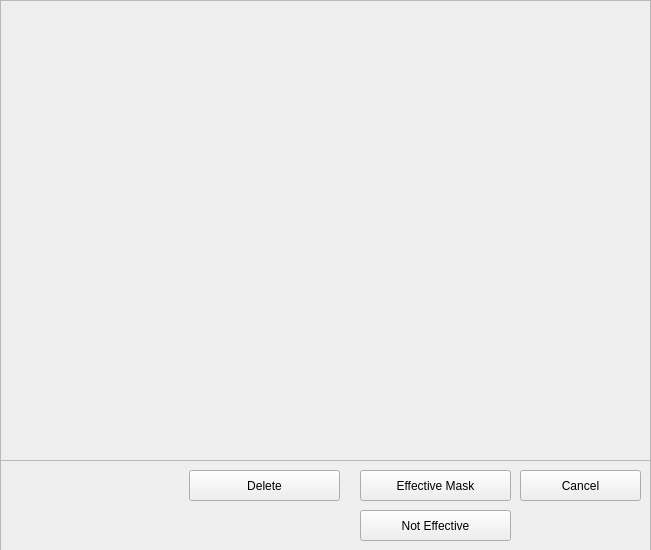
<?xml version="1.0" encoding="UTF-8"?>
<ui version="4.0">
 <class>SelectLibraryInMaskForm</class>
 <widget class="QWidget" name="SelectLibraryInMaskForm">
  <property name="geometry">
   <rect>
    <x>0</x>
    <y>0</y>
    <width>651</width>
    <height>550</height>
   </rect>
  </property>
  <property name="windowTitle">
   <string>Form</string>
  </property>
  <widget class="QFrame" name="frame">
   <property name="geometry">
    <rect>
     <x>0</x>
     <y>460</y>
     <width>651</width>
     <height>91</height>
    </rect>
   </property>
   <property name="frameShape">
    <enum>QFrame::StyledPanel</enum>
   </property>
   <property name="frameShadow">
    <enum>QFrame::Raised</enum>
   </property>
   <widget class="QPushButton" name="ButtonNotEffective">
    <property name="geometry">
     <rect>
      <x>360</x>
      <y>50</y>
      <width>151</width>
      <height>31</height>
     </rect>
    </property>
    <property name="text">
     <string>Not Effective</string>
    </property>
    <property name="icon">
     <iconset resource="SelectLibraryInMask.qrc">
      <normaloff>:/Qtres/EffectNG.png</normaloff>:/Qtres/EffectNG.png</iconset>
    </property>
   </widget>
   <widget class="QPushButton" name="ButtonEffective">
    <property name="geometry">
     <rect>
      <x>360</x>
      <y>10</y>
      <width>151</width>
      <height>31</height>
     </rect>
    </property>
    <property name="text">
     <string>Effective Mask</string>
    </property>
    <property name="icon">
     <iconset resource="SelectLibraryInMask.qrc">
      <normaloff>:/Qtres/Effect.png</normaloff>:/Qtres/Effect.png</iconset>
    </property>
   </widget>
   <widget class="QPushButton" name="ButtonCancel">
    <property name="geometry">
     <rect>
      <x>520</x>
      <y>10</y>
      <width>121</width>
      <height>31</height>
     </rect>
    </property>
    <property name="text">
     <string>Cancel</string>
    </property>
    <property name="icon">
     <iconset resource="SelectLibraryInMask.qrc">
      <normaloff>:/Qtres/Cancel.png</normaloff>:/Qtres/Cancel.png</iconset>
    </property>
   </widget>
   <widget class="QPushButton" name="pushButtonDelete">
    <property name="geometry">
     <rect>
      <x>189</x>
      <y>10</y>
      <width>151</width>
      <height>31</height>
     </rect>
    </property>
    <property name="text">
     <string>Delete</string>
    </property>
   </widget>
  </widget>
  <widget class="QFrame" name="frameLibrary">
   <property name="geometry">
    <rect>
     <x>0</x>
     <y>0</y>
     <width>651</width>
     <height>461</height>
    </rect>
   </property>
   <property name="frameShape">
    <enum>QFrame::StyledPanel</enum>
   </property>
   <property name="frameShadow">
    <enum>QFrame::Sunken</enum>
   </property>
  </widget>
 </widget>
 <resources>
  <include location="SelectLibraryInMask.qrc"/>
 </resources>
 <connections/>
</ui>
